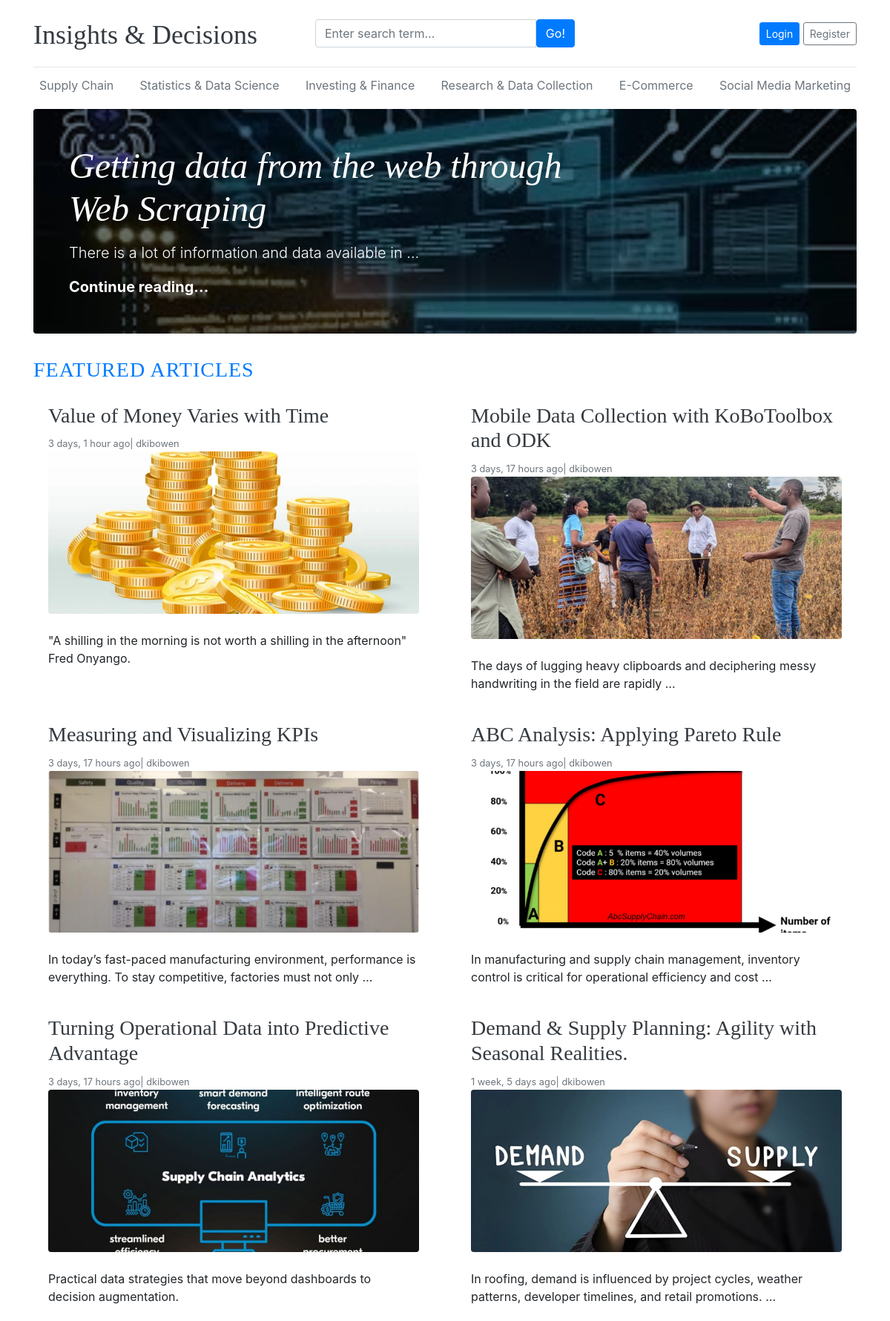
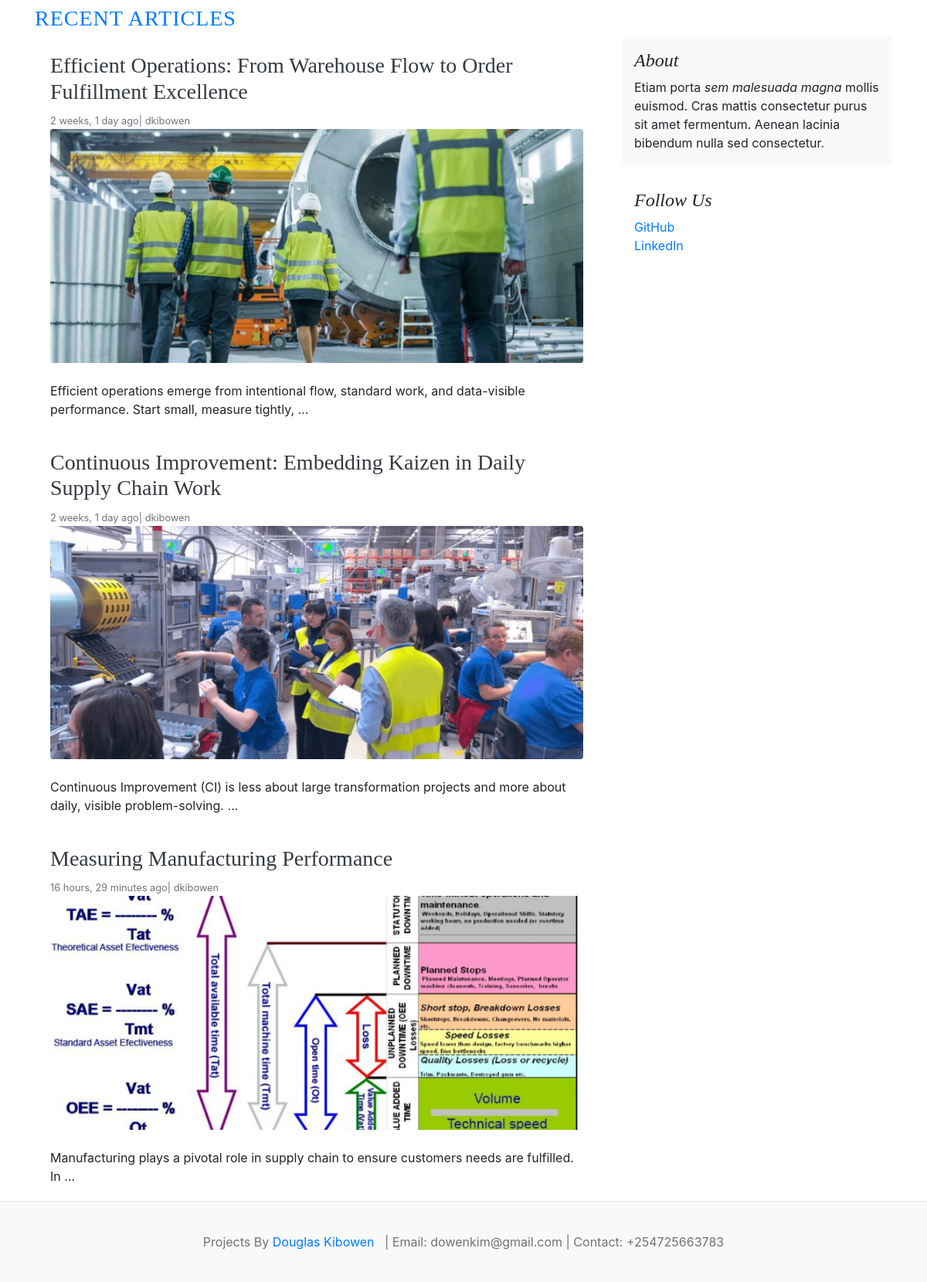
The page / on the database its author committed (2 pictures, top to bottom).
### blogs/models.py (models this page shows, shortened)
class Category(models.Model):
    category_name = models.CharField(max_length=100,unique=True)
    created_at = models.DateTimeField(auto_now_add=True)
    updated_at = models.DateTimeField(auto_now=True)
    class Meta:
        verbose_name_plural = "categories"

class Blog(models.Model):
    title = models.CharField(max_length=100)
    slug = models.SlugField(max_length=200,unique=True,blank=True)
    category = models.ForeignKey(Category,on_delete=models.CASCADE)
    author = models.ForeignKey(User,on_delete=models.CASCADE)
    featured_image = models.ImageField(upload_to='uploads/%Y/%m/%d')
    short_description = models.TextField(max_length=500)
    blog_body = models.TextField(max_length=5000)
    is_featured = models.BooleanField(default=False)
    status = models.CharField(max_length=20,choices=STATUS_CHOICES,default="Draft")
    created_at = models.DateTimeField(auto_now_add=True)
    updated_at = models.DateTimeField(auto_now=True)

### douglas_main/views.py (the view)
# urls.py: 2. Add a URL to urlpatterns:  path('', views.home, name='home')
def home(request):
    featured_posts = Blog.objects.filter(is_featured=True,status="Published").order_by('-updated_at')
    posts = Blog.objects.filter(is_featured=False,status="Published")
    context = {
        "featured_posts":featured_posts,
        "posts":posts,
    }
    return render(request,'home.html',context)

### blogs/context_processors.py (called while the page is built)
def get_categories(request):
    categories = Category.objects.all().order_by('updated_at')
    return dict(categories=categories)

### templates/home.html
{% extends 'base.html' %}
{% block content %}
{% for post in featured_posts %}
{% if forloop.first %}
<div class="jumbotron p-3 p-md-5 text-white rounded bg-dark"
  style="background-image: url({{ post.featured_image.url }});background-blend-mode: overlay;background-size:cover;">
  <div class="col-md-8 px-0">
    <h1 class="display-4 font-italic">{{ post.title }}</h1>
    <p class="lead my-3">{{ post.short_description | truncatewords:10 }}</p>
    <p class="lead mb-0"><a href="{% url 'single_blog' post.slug %}" class="text-white font-weight-bold">Continue reading...</a></p>
  </div>
</div>
{% endif %}
{% endfor %}
<h3 class="text-uppercase text-primary" style="letter-spacing: 1px;">Featured Articles</h3>
<div class="row mb-2">
  {% for post in featured_posts %}
  {% if not forloop.first %}
  <div class="col-md-6">
    <div class="card border-0">
      <div class="card-body">
        <h3><a href="{% url 'single_blog' post.slug %}" class="text-dark">{{ post.title }}</a></h3>
        <small class="mb-1 text-muted">{{ post.updated_at | timesince }} ago| {{ post.author }}</small>
        <figure class="mb-4"><img class="img-fluid rounded" src="{{ post.featured_image.url }}" alt="..." /></figure>
        <p class="card-text">{{ post.short_description | truncatewords:15 }}</p>
      </div>
    </div>
  </div>
  {% endif %}
  {% endfor %}
</div>
<h3 class="text-uppercase text-primary" style="letter-spacing: 1px;">Recent Articles</h3>
<main role="main" class="container p-0">
  <div class="row">
    <div class="col-md-8 blog-main">
      {% for post in posts %}
      <div class="card border-0">
        <div class="card-body">
          <h3><a href="{% url 'single_blog' post.slug %}" class="text-dark">{{ post.title }}</a></h3>
          <small class="mb-1 text-muted">{{ post.updated_at | timesince }} ago| {{ post.author }}</small>
          <figure class="mb-4"><img class="img-fluid rounded" src="{{ post.featured_image.url }}" alt="..." /></figure>
          <p class="card-text">{{ post.short_description | truncatewords:15 }}</p>
        </div>
      </div>
      {% endfor %}
    </div>
    <aside class="col-md-4 blog-sidebar">
      <div class="p-3 mb-3 bg-light rounded">
        <h4 class="font-italic">About</h4>
        <p class="mb-0">Etiam porta <em>sem malesuada magna</em> mollis euismod. Cras mattis consectetur purus sit amet
          fermentum. Aenean lacinia bibendum nulla sed consectetur.</p>
      </div>
      <div class="p-3">
        <h4 class="font-italic">Follow Us</h4>
        <ol class="list-unstyled">
          <li><a href="#">GitHub</a></li>
          <li><a href="#">LinkedIn</a></li>
        </ol>
      </div>
    </aside>
  </div>
</main>
</div>
{% endblock %}

### templates/base.html (shortened to what this page needs)
{% load static %}
<!DOCTYPE html>
<html lang="en">
<head>
    <link href="https://getbootstrap.com/docs/4.0/dist/css/bootstrap.min.css" rel="stylesheet">
    <link href="{% static 'css/blog.css' %}" rel="stylesheet">
    <link rel="stylesheet" href="https://cdnjs.cloudflare.com/ajax/libs/font-awesome/4.7.0/css/font-awesome.min.css">
</head>
<body>
    <div class="container">
        <header class="blog-header py-3">
            <div class="row flex-nowrap justify-content-between align-items-center">
                <div class="col-4 pt-1">
                    <a class="blog-header-logo text-dark" href="/">Insights & Decisions</a>
                </div>
                <div class="col-4">
                    <form action="{% url 'search' %}" method="GET">
                        <div class="input-group">
                            <input class="form-control" type="text" name="keyword" value="{{ keyword }}" placeholder="Enter search term..."
                                aria-label="Enter search term..." aria-describedby="button-search" />
                            <button type="submit" class="btn btn-primary" id="button-search" type="button">Go!</button>
                        </div>
                    </form>
                </div>
                <div class="col-4 d-flex justify-content-end align-items-center">
                    {% if not user.is_authenticated %}
                    <a class="btn btn-sm btn-primary" href="{% url 'login' %}">Login</a> &nbsp;
                    <a class="btn btn-sm btn-outline-secondary" href="{% url 'register' %}">Register</a>
                    {% else %}
                    <span><a href="{% url 'dashboard' %}">Dashboard</a></span>
                    &emsp;
                    <span><a href="{% url 'logout' %}">Logout</a></span>
                    {% endif %}
                </div>
            </div>
        </header>
        <div class="nav-scroller py-1 mb-2">
            <nav class="nav d-flex justify-content-between">
                {% for cat in categories %}
                <a class="p-2 text-muted" href="{% url 'posts_by_category' cat.id %}">{{ cat.category_name }}</a>
                {% endfor %}
        </div>
        {% block content %}
        {% endblock %}
        <footer class="blog-footer">
            Projects By <a href="#">Douglas Kibowen</a> &nbsp;
            | Email: dowenkim@gmail.com | Contact: +254725663783
        </footer>
</body>
</html>

### douglas_main/static/css/blog.css (style rules this page uses)
.blog-header { border-bottom: 1px solid #e5e5e5; }
.blog-header-logo { font-family: "Playfair Display", Georgia, "Times New Roman", serif; font-size: 2.25rem; }
h1, h2, h3, h4, h5, h6 { font-family: "Playfair Display", Georgia, "Times New Roman", serif; }
.display-4 { font-size: 2.5rem; }
@media (min-width: 768px) { .display-4 { font-size: 3rem; } }
.blog-footer { padding: 2.5rem 0; color: #727272; text-align: center; background-color: #f9f9f9; border-top: .05rem solid #e5e5e5; }

### rows shown on the page
Category: category_name "Supply Chain"
Category: category_name "Statistics & Data Science"
Category: category_name "Investing & Finance"
Category: category_name "Research & Data Collection"
Category: category_name "E-Commerce"
Category: category_name "Social Media Marketing"
Blog: featured_image (picture), title "Getting data from the web through Web Scraping", short_description "There is a lot of information and data available in …"
Blog: title "Value of Money Varies with Time", updated_at "3 days, 1 hour", author "dkibowen", featured_image (picture), short_description "\"A shilling in the morning is not worth a shilling in the afternoon\" Fred Onyango."
Blog: title "Mobile Data Collection with KoBoToolbox and ODK", updated_at "3 days, 17 hours", author "dkibowen", featured_image (picture), short_description "The days of lugging heavy clipboards and deciphering messy handwriting in the field are rapidly …"
Blog: title "Measuring and Visualizing KPIs", updated_at "3 days, 17 hours", author "dkibowen", featured_image (picture), short_description "In today’s fast-paced manufacturing environment, performance is everything. To stay competitive, factories must not only …"
Blog: title "ABC Analysis: Applying Pareto Rule", updated_at "3 days, 17 hours", author "dkibowen", featured_image (picture), short_description "In manufacturing and supply chain management, inventory control is critical for operational efficiency and cost …"
Blog: title "Turning Operational Data into Predictive Advantage", updated_at "3 days, 17 hours", author "dkibowen", featured_image (picture), short_description "Practical data strategies that move beyond dashboards to decision augmentation."
Blog: title "Demand & Supply Planning: Agility with Seasonal Realities.", updated_at "1 week, 5 days", author "dkibowen", featured_image (picture), short_description "In roofing, demand is influenced by project cycles, weather patterns, developer timelines, and retail promotions. …"
Blog: title "Efficient Operations: From Warehouse Flow to Order Fulfillment Excellence", updated_at "2 weeks, 1 day", author "dkibowen", featured_image (picture), short_description "Efficient operations emerge from intentional flow, standard work, and data-visible performance. Start small, measure tightly, …"
Blog: title "Continuous Improvement: Embedding Kaizen in Daily Supply Chain Work", updated_at "2 weeks, 1 day", author "dkibowen", featured_image (picture), short_description "Continuous Improvement (CI) is less about large transformation projects and more about daily, visible problem-solving. …"
Blog: title "Measuring Manufacturing Performance", updated_at "16 hours, 29 minutes", author "dkibowen", featured_image (picture), short_description "Manufacturing plays a pivotal role in supply chain to ensure customers needs are fulfilled. In …"
